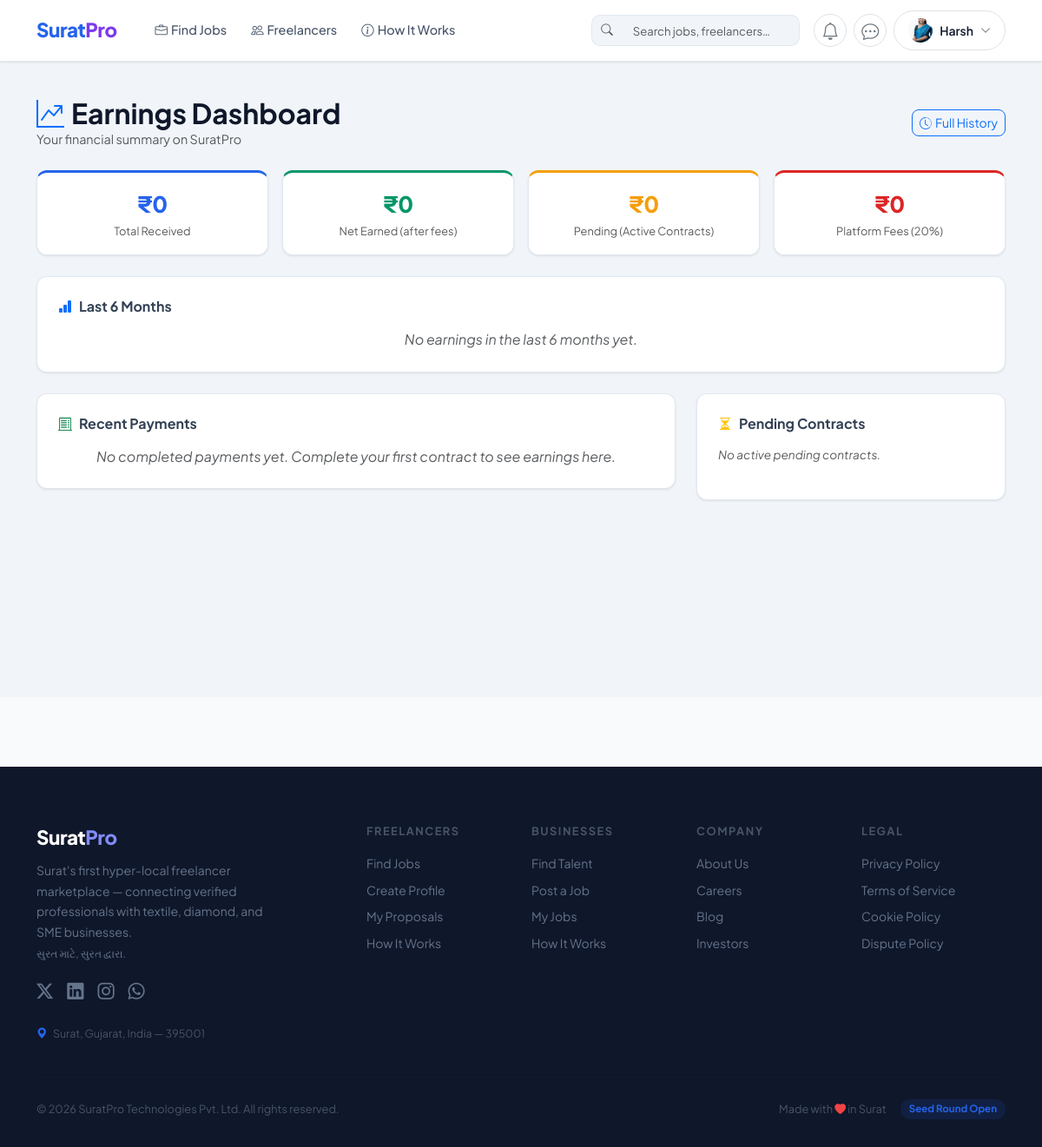
Page /payments/earnings/ (signed in) on the committed database.
### accounts/models.py (models this page shows, shortened)
class User(AbstractUser):
    ROLE_FREELANCER = 'freelancer'
    ROLE_CLIENT = 'client'
    ROLE_CHOICES = [
        (ROLE_FREELANCER, 'Freelancer'),
        (ROLE_CLIENT, 'Client'),
    ]
    role = models.CharField(max_length=20, choices=ROLE_CHOICES, default=ROLE_FREELANCER)
    avatar = models.ImageField(upload_to='avatars/', blank=True, null=True)
    resume = models.FileField(upload_to='resumes/', blank=True, null=True, help_text='Upload your CV/Resume (PDF)')
    bio = models.TextField(blank=True)
    phone = models.CharField(max_length=20, blank=True)
    location = models.CharField(max_length=100, blank=True)
    website = models.URLField(blank=True)
    is_verified = models.BooleanField(default=False)
    has_paid_registration = models.BooleanField(default=False)
    wallet_balance = models.DecimalField(max_digits=10, decimal_places=2, default=0.00)
    first_project_completed = models.BooleanField(default=False)
    created_at = models.DateTimeField(auto_now_add=True)
    updated_at = models.DateTimeField(auto_now=True)
    @property
    def is_freelancer(self):
        return self.role == self.ROLE_FREELANCER
    def get_avatar_url(self):
        if self.avatar:
            return self.avatar.url
        return '/static/img/default_avatar.png'

### payments/views.py (the view)
# urls.py: path('earnings/', views.earnings_dashboard_view, name='earnings'),
@login_required
def earnings_dashboard_view(request):
    if not request.user.is_freelancer:
        messages.error(request, 'This page is for freelancers only.')
        return redirect('core:home')
    from django.db.models import Sum, Count
    from django.db.models.functions import TruncMonth
    from datetime import date, timedelta
    from contracts.models import Contract
    earned_payments = Payment.objects.filter(
        contract__freelancer=request.user,
        payment_type=Payment.PAYMENT_TYPE_PROJECT,
        status=Payment.STATUS_COMPLETED,
    )
    total_earned    = earned_payments.aggregate(t=Sum('amount'))['t'] or 0
    total_fees_paid = earned_payments.aggregate(t=Sum('fee'))['t'] or 0
    net_earned      = float(total_earned) - float(total_fees_paid)
    pending_contracts = Contract.objects.filter(
        freelancer=request.user,
        status=Contract.STATUS_ACTIVE
    ).exclude(payments__status=Payment.STATUS_COMPLETED)
    pending_value = pending_contracts.aggregate(t=Sum('agreed_amount'))['t'] or 0
    six_months_ago = date.today().replace(day=1)
    for _ in range(5):
        six_months_ago = (six_months_ago - timedelta(days=1)).replace(day=1)
    monthly_raw = (
        earned_payments
        .filter(created_at__date__gte=six_months_ago)
        .annotate(month=TruncMonth('created_at'))
        .values('month')
        .annotate(total=Sum('amount'))
        .order_by('month')
    )
    monthly_data = [
        {'label': m['month'].strftime('%b %Y'), 'total': float(m['total'])}
        for m in monthly_raw
    ]
    max_monthly = max((m['total'] for m in monthly_data), default=1)
    context = {
        'total_earned':       total_earned,
        'total_fees_paid':    total_fees_paid,
        'net_earned':         net_earned,
        'pending_value':      pending_value,
        'earned_payments':    earned_payments.select_related('contract__job').order_by('-created_at')[:20],
        'monthly_data':       monthly_data,
        'max_monthly':        max_monthly,
        'pending_contracts':  pending_contracts.select_related('job')[:5],
    }
    return render(request, 'payments/earnings.html', context)

### templates/payments/earnings.html (shortened to what this page needs)
{% extends 'base.html' %}
{% block content %}
<div style="background:#f1f5f9;min-height:calc(100vh - 68px);padding:2.5rem 0;">
<div class="container">
  <div class="d-flex align-items-center justify-content-between mb-4">
    <div>
      <h2 class="fw-bold mb-0" style="color:#0f172a;">
        <i class="bi bi-graph-up-arrow text-primary me-2"></i>Earnings Dashboard
      </h2>
      <p class="text-muted mb-0" style="font-size:0.9rem;">Your financial summary on SuratPro</p>
    </div>
    <a href="{% url 'payments:payment_list' %}" class="btn btn-outline-primary btn-sm" style="border-radius:8px;">
      <i class="bi bi-clock-history me-1"></i>Full History
    </a>
  </div>
  <div class="row g-3 mb-4">
    <div class="col-sm-6 col-lg-3">
      <div class="card-main p-3 text-center" style="border-top:3px solid #2563eb;">
        <div style="font-size:1.6rem;font-weight:800;color:#2563eb;">₹{{ total_earned|floatformat:0 }}</div>
        <div class="text-muted" style="font-size:0.8rem;">Total Received</div>
      </div>
    </div>
    <div class="col-sm-6 col-lg-3">
      <div class="card-main p-3 text-center" style="border-top:3px solid #059669;">
        <div style="font-size:1.6rem;font-weight:800;color:#059669;">₹{{ net_earned|floatformat:0 }}</div>
        <div class="text-muted" style="font-size:0.8rem;">Net Earned (after fees)</div>
      </div>
    </div>
    <div class="col-sm-6 col-lg-3">
      <div class="card-main p-3 text-center" style="border-top:3px solid #f59e0b;">
        <div style="font-size:1.6rem;font-weight:800;color:#f59e0b;">₹{{ pending_value|floatformat:0 }}</div>
        <div class="text-muted" style="font-size:0.8rem;">Pending (Active Contracts)</div>
      </div>
    </div>
    <div class="col-sm-6 col-lg-3">
      <div class="card-main p-3 text-center" style="border-top:3px solid #dc2626;">
        <div style="font-size:1.6rem;font-weight:800;color:#dc2626;">₹{{ total_fees_paid|floatformat:0 }}</div>
        <div class="text-muted" style="font-size:0.8rem;">Platform Fees (20%)</div>
      </div>
    </div>
  </div>
  <div class="card-main p-4 mb-4">
    <h6 class="fw-bold mb-3" style="color:#334155;">
      <i class="bi bi-bar-chart-fill text-primary me-2"></i>Last 6 Months
    </h6>
    {% if monthly_data %}
    <div class="d-flex align-items-flex-end gap-3" style="height:120px;align-items:flex-end;">
      {% for m in monthly_data %}
      {% with pct=m.total|floatformat:0 %}
      <div class="flex-fill text-center position-relative" style="display:flex;flex-direction:column;align-items:center;justify-content:flex-end;height:100%;">
        <div style="font-size:0.65rem;color:#64748b;margin-bottom:3px;">₹{{ m.total|floatformat:0 }}</div>
        <div style="background:linear-gradient(180deg,#3b82f6,#2563eb);border-radius:6px 6px 0 0;width:70%;
                    height:{% widthratio m.total max_monthly 100 %}%;">
        </div>
        <div style="font-size:0.65rem;color:#94a3b8;margin-top:4px;">{{ m.label }}</div>
      </div>
      {% endwith %}
      {% endfor %}
    </div>
    {% else %}
    <p class="text-muted fst-italic text-center mb-0">No earnings in the last 6 months yet.</p>
    {% endif %}
  </div>
  <div class="row g-4">
    <div class="col-lg-8">
      <div class="card-main p-4">
        <h6 class="fw-bold mb-3" style="color:#334155;">
          <i class="bi bi-receipt-cutoff text-success me-2"></i>Recent Payments
        </h6>
        {% if earned_payments %}
        <div class="table-responsive">
          <table class="table table-sm align-middle" style="font-size:0.875rem;">
            <thead>
              <tr style="color:#64748b;font-size:0.78rem;">
                <th>Job</th>
                <th>Date</th>
                <th>Amount</th>
                <th>Fee</th>
                <th>Net</th>
                <th></th>
              </tr>
            </thead>
            <tbody>
              {% for p in earned_payments %}
              <tr>
                <td>
                  {% if p.contract and p.contract.job %}
                  <a href="{% url 'jobs:detail' p.contract.job.pk %}" class="text-decoration-none fw-semibold" style="color:#0f172a;">
                    {{ p.contract.job.title|truncatechars:30 }}
                  </a>
                  {% else %}<span class="text-muted">—</span>{% endif %}
                </td>
                <td class="text-muted">{{ p.created_at|date:"d M Y" }}</td>
                <td class="fw-semibold" style="color:#059669;">₹{{ p.amount|floatformat:0 }}</td>
                <td style="color:#dc2626;">₹{{ p.fee|floatformat:0 }}</td>
                <td class="fw-bold">₹{{ p.amount|add:"-"|floatformat:0 }}</td>
                <td>
                  {% if p.contract %}
                  <a href="{% url 'payments:invoice' p.contract.pk %}" class="btn btn-outline-secondary btn-sm" style="border-radius:6px;font-size:0.75rem;" target="_blank">
                    <i class="bi bi-download"></i> Invoice
                  </a>
                  {% endif %}
                </td>
              </tr>
              {% endfor %}
            </tbody>
          </table>
        </div>
        {% else %}
        <p class="text-muted fst-italic text-center mb-0">No completed payments yet. Complete your first contract to see earnings here.</p>
        {% endif %}
      </div>
    </div>
    <div class="col-lg-4">
      <div class="card-main p-4">
        <h6 class="fw-bold mb-3" style="color:#334155;">
          <i class="bi bi-hourglass-split text-warning me-2"></i>Pending Contracts
        </h6>
        {% for c in pending_contracts %}
        <div class="d-flex align-items-center justify-content-between mb-3 pb-3 border-bottom">
          <div>
            <div class="fw-semibold" style="font-size:0.85rem;color:#0f172a;">{{ c.job.title|truncatechars:25 }}</div>
            <div class="text-muted" style="font-size:0.75rem;">₹{{ c.agreed_amount }}</div>
          </div>
          <a href="{% url 'contracts:detail' c.pk %}" class="btn btn-sm btn-outline-warning" style="border-radius:6px;font-size:0.75rem;">
            View
          </a>
        </div>
        {% empty %}
        <p class="text-muted fst-italic" style="font-size:0.85rem;">No active pending contracts.</p>
        {% endfor %}
      </div>
    </div>
  </div>
</div>
</div>
{% endblock %}

### templates/partials/_navbar.html (shortened to what this page needs)
{% load static %}
<nav class="navbar navbar-expand-lg navbar-main">
    <div class="container">
        <a class="navbar-brand navbar-brand-text" href="{% url 'core:home' %}">
            Surat<span>Pro</span>
        </a>
        <div class="collapse navbar-collapse" id="navbarMain">
            <ul class="navbar-nav me-auto ms-3 gap-1">
                <li class="nav-item">
                    <a class="nav-link nav-link-main" href="{% url 'jobs:list' %}">
                        <i class="bi bi-briefcase me-1"></i>Find Jobs
                    </a>
                </li>
                <li class="nav-item">
                    <a class="nav-link nav-link-main" href="{% url 'accounts:freelancers_list' %}">
                        <i class="bi bi-people me-1"></i>Freelancers
                    </a>
                </li>
                <li class="nav-item">
                    <a class="nav-link nav-link-main" href="{% url 'core:how_it_works' %}">
                        <i class="bi bi-info-circle me-1"></i>How It Works
                    </a>
                </li>
            </ul>
            <form method="get" action="{% url 'core:search' %}" class="d-none d-lg-flex me-3" id="navbar-search-form">
                <div class="input-group" style="width:240px;">
                    <span class="input-group-text" style="background:#f1f5f9;border:1.5px solid #e2e8f0;border-right:0;border-radius:10px 0 0 10px;padding:0 10px;">
                        <i class="bi bi-search text-muted" style="font-size:0.85rem;"></i>
                    </span>
                    <input type="text" name="q" placeholder="Search jobs, freelancers…"
                           class="form-control"
                           style="border:1.5px solid #e2e8f0;border-left:0;border-radius:0 10px 10px 0;
                                  font-size:0.82rem;background:#f1f5f9;height:36px;"
                           autocomplete="off">
                </div>
            </form>
            <div class="d-flex align-items-center gap-2">
                {% if user.is_authenticated %}
                    <a href="{% url 'notifications:list' %}" class="btn btn-sm bg-white border position-relative rounded-circle d-flex align-items-center justify-content-center" style="width: 38px; height: 38px;" title="Notifications" id="notif-btn">
                        <i class="bi bi-bell fs-5 text-secondary"></i>
                    </a>
                    <a href="{% url 'messaging:inbox' %}" class="btn btn-sm bg-white border position-relative rounded-circle d-flex align-items-center justify-content-center" style="width: 38px; height: 38px;" title="Messages" id="msg-btn">
                        <i class="bi bi-chat-dots fs-5 text-secondary"></i>
                    </a>
                    <div class="dropdown">
                        <button class="btn btn-sm d-flex align-items-center gap-2 border rounded-pill px-3 py-2 bg-white" type="button" data-bs-toggle="dropdown">
                            <img src="{{ user.get_avatar_url }}" alt="{{ user.username }}" width="28" height="28"
                                 style="border-radius:50%;object-fit:cover;" onerror="this.src='{% static "img/default_avatar.png" %}'">
                            <span style="font-size:0.875rem;font-weight:600;color:#0f172a;">
                                {{ user.first_name|default:user.username }}
                            </span>
                            <i class="bi bi-chevron-down text-muted" style="font-size:0.75rem;"></i>
                        </button>
                    </div>
                {% else %}
                    <a href="{% url 'accounts:login' %}" class="btn-nav-login">Log In</a>
                    <a href="{% url 'accounts:register' %}" class="btn-nav-register">Join Free</a>
                {% endif %}
            </div>
        </div>
    </div>
</nav>

### rows in the picture
User: get_avatar_url (picture), first_name "Harsh"

### other values in the picture
{{ total_earned|floatformat:0 }} "0"
{{ net_earned|floatformat:0 }} "0"
{{ pending_value|floatformat:0 }} "0"
{{ total_fees_paid|floatformat:0 }} "0"
